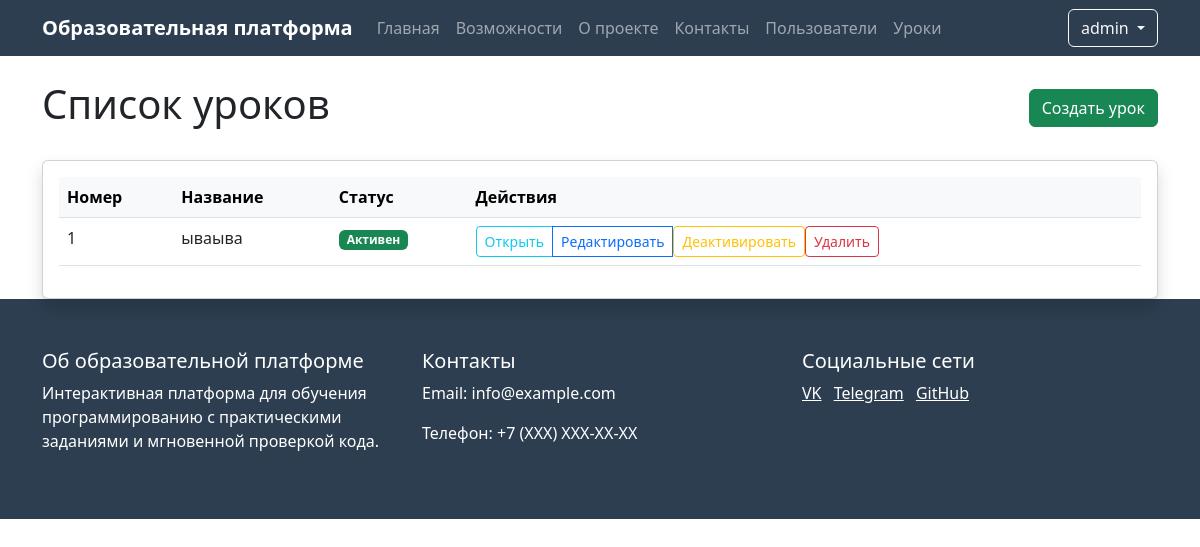
/admin/lessons (signed in), run on an earlier commit of the app's database.
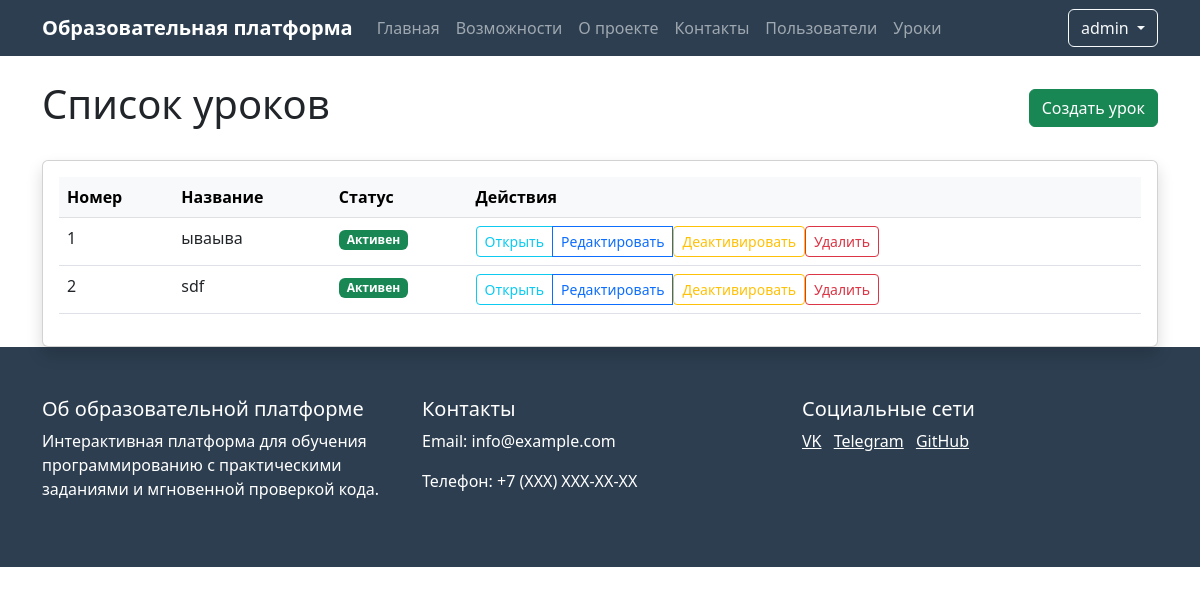
And on a later commit of the database.
### app.py (models this page shows, shortened)
class User(UserMixin, db.Model):
    id = db.Column(db.Integer, primary_key=True)
    name = db.Column(db.String(100), nullable=False)
    username = db.Column(db.String(80), unique=True, nullable=False)
    email = db.Column(db.String(120), unique=True, nullable=False)
    password_hash = db.Column(db.String(128))
    is_admin = db.Column(db.Boolean, default=False)
    created_at = db.Column(db.DateTime, default=db.func.now())
    last_login = db.Column(db.DateTime)
    is_active = db.Column(db.Boolean, default=True)

class Lesson(db.Model):
    id = db.Column(db.Integer, primary_key=True)
    order_number = db.Column(db.Integer, unique=True, nullable=False)
    title = db.Column(db.String(200), nullable=False)
    description = db.Column(db.Text)
    is_active = db.Column(db.Boolean, default=True)
    created_at = db.Column(db.DateTime, default=db.func.now())
    theory_content = db.Column(db.Text)
    theory_test = db.relationship('TheoryTest', backref='lesson', uselist=False)
    practice_tasks = db.relationship('PracticeTask', backref='lesson', lazy=True)

### app.py (the view)
@app.route('/admin/lessons')
@login_required
def lesson_list():
    if not current_user.is_admin:
        abort(403)
    lessons = Lesson.query.order_by(Lesson.order_number).all()
    return render_template('lesson_list.html', lessons=lessons)

### app.py (called while the page is built)
@login_manager.user_loader
def load_user(user_id):
    return User.query.get(int(user_id))

### templates/lesson_list.html (shortened to what this page needs)
{% extends "base.html" %}
{% block content %}
<div class="container mt-4">
    <div class="d-flex justify-content-between align-items-center mb-4">
        <h1>Список уроков</h1>
        <a href="{{ url_for('create_lesson') }}" class="btn btn-success">
             Создать урок
        </a>
    </div>
    <div class="card shadow">
        <div class="card-body">
            <div class="table-responsive">
                <table class="table table-hover">
                    <thead class="table-light">
                        <tr>
                            <th>Номер</th>
                            <th>Название</th>
                            <th>Статус</th>
                            <th>Действия</th>
                        </tr>
                    </thead>
                    <tbody>
                        {% for lesson in lessons %}
                        <tr>
                            <td>{{ lesson.order_number }}</td>
                            <td>{{ lesson.title }}</td>
                            <td>
                                {% if lesson.is_active %}
                                    <span class="badge bg-success">Активен</span>
                                {% else %}
                                    <span class="badge bg-danger">Неактивен</span>
                                {% endif %}
                            </td>
                            <td>
                                <div class="btn-group" role="group">
                                    <a href="{{ url_for('view_lesson', lesson_id=lesson.id) }}"
                                       class="btn btn-sm btn-outline-info">
                                         Открыть
                                    </a>
                                    <a href="{{ url_for('edit_lesson', lesson_id=lesson.id) }}"
                                       class="btn btn-sm btn-outline-primary">
                                         Редактировать
                                    </a>
                                    <form method="POST" action="{{ url_for('toggle_lesson_status', lesson_id=lesson.id) }}"
                                          class="d-inline">
                                        <button type="submit" class="btn btn-sm btn-outline-warning">
                                            {% if lesson.is_active %}
                                                 Деактивировать
                                            {% else %}
                                                <i class="bi bi-check-circle"></i> Активировать
                                            {% endif %}
                                        </button>
                                    </form>
                                    <form method="POST" action="{{ url_for('delete_lesson', lesson_id=lesson.id) }}"
                                          class="d-inline"
                                          onsubmit="return confirm('Вы уверены, что хотите удалить этот урок?');">
                                        <button type="submit" class="btn btn-sm btn-outline-danger">
                                             Удалить
                                        </button>
                                    </form>
                                </div>
                            </td>
                        </tr>
                        {% endfor %}
                    </tbody>
                </table>
            </div>
        </div>
    </div>
</div>
{% endblock %}

### templates/base.html (shortened to what this page needs)
<!DOCTYPE html>
<html lang="ru">
<head>
    <link href="https://cdn.jsdelivr.net/npm/bootstrap@5.3.0/dist/css/bootstrap.min.css" rel="stylesheet">
</head>
<body>
    <nav class="navbar navbar-expand-lg navbar-dark">
        <div class="container">
            <a class="navbar-brand" href="{{ url_for('index') }}">Образовательная платформа</a>
            <div class="collapse navbar-collapse" id="navbarNav">
                <ul class="navbar-nav me-auto">
                    <li class="nav-item">
                        <a class="nav-link" href="{{ url_for('index') }}">Главная</a>
                    </li>
                    <li class="nav-item">
                        <a class="nav-link" href="#features">Возможности</a>
                    </li>
                    <li class="nav-item">
                        <a class="nav-link" href="#about">О проекте</a>
                    </li>
                    <li class="nav-item">
                        <a class="nav-link" href="#contact">Контакты</a>
                    </li>
                    {% if current_user.is_admin %}
                        <li class="nav-item">
                            <a class="nav-link" href="{{ url_for('user_list') }}">Пользователи</a>
                        </li>
                        <li class="nav-item">
                            <a class="nav-link" href="{{ url_for('lesson_list') }}">Уроки</a>
                        </li>
                    {% endif %}
                </ul>
                <div class="d-flex">
                    {% if current_user.is_authenticated %}
                        <div class="dropdown">
                            <button class="btn btn-outline-light dropdown-toggle" type="button" id="userMenu" data-bs-toggle="dropdown">
                                {{ current_user.username }}
                            </button>
                        </div>
                    {% else %}
                        <a href="{{ url_for('login') }}" class="btn btn-outline-light me-2">Войти</a>
                    {% endif %}
                </div>
            </div>
        </div>
    </nav>
    {% block content %}{% endblock %}
    <footer class="footer">
        <div class="container">
            <div class="row">
                <div class="col-md-4">
                    <h5>Об образовательной платформе</h5>
                    <p>Интерактивная платформа для обучения программированию с практическими заданиями и мгновенной проверкой кода.</p>
                </div>
                <div class="col-md-4">
                    <h5>Контакты</h5>
                    <p>Email: info@example.com</p>
                    <p>Телефон: +7 (XXX) XXX-XX-XX</p>
                </div>
                <div class="col-md-4">
                    <h5>Социальные сети</h5>
                    <a href="#" class="text-white me-2">VK</a>
                    <a href="#" class="text-white me-2">Telegram</a>
                    <a href="#" class="text-white">GitHub</a>
                </div>
            </div>
        </div>
    </footer>
</body>
</html>

### templates/base.html (style rules this page uses)
.navbar { background-color: #2c3e50; }
.navbar-brand { font-weight: bold; }
.footer { background-color: #2c3e50; color: white; padding: 50px 0; }

What changed in the data, as far as the page shows it:
added Lesson: order_number "2", title "sdf", is_active "Активен"
